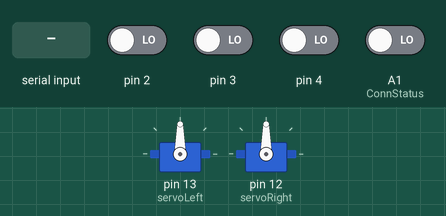
This sketch was run on a simulated Arduino Uno, built with avr-gcc and run on an emulated ATmega328P. On the bench: 2 × servo. The inputs (shaded band) are chosen by the test bench; at power-on: A1 (ConnStatus), pin 2–4 LOW. What the sketch prints to the serial monitor is not drawn.

Above: at 6.2 s.
6.3 s: "w" received over the second serial link
At 7.2 s:
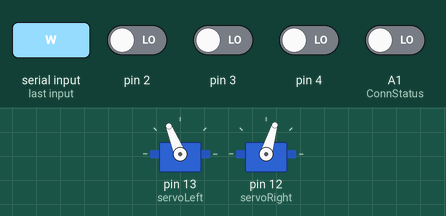
7.8 s: "a" received over the second serial link
At 8.3 s:
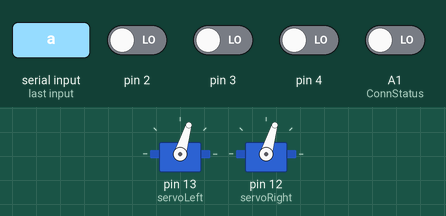
9.3 s: "d" received over the second serial link
At 10.5 s:
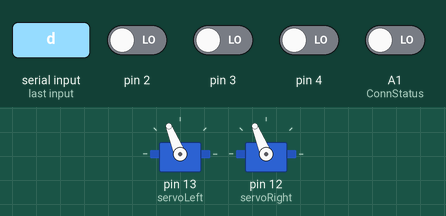
10.8 s: "e" received over the second serial link
At 11.8 s:
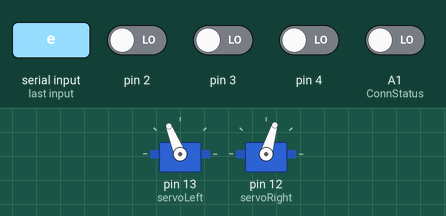
Timing chart, 0 to 13.3 s (numbered marks = the images above; inputs shaded):
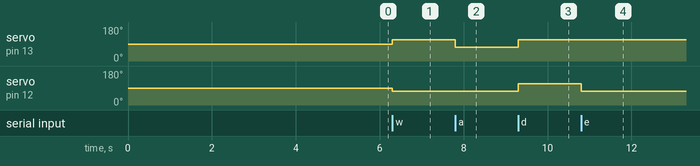

Measured:
- after the input at 6.3 s, servo on pin 13 (servoLeft): 90° → 112° at once; servo on pin 12 (servoRight): 90° → 73° at once
- after the input at 7.8 s, servo on pin 13 (servoLeft): 112° → 73° at once
- after the input at 9.3 s, servo on pin 13 (servoLeft), servo on pin 12 (servoRight): 73° → 112° at once
- after the input at 10.8 s, servo on pin 12 (servoRight): 112° → 73° at once

The sketch:

Slave_ELEC1601_Student_2019_v3.ino
```cpp
//-----------------------------------------------------------------------------------------------------------//
//                                                                                                           //
//  Slave_ELEC1601_Student_2019_v3                                                                           //
//  The Instructor version of this code is identical to this version EXCEPT it also sets PIN codes           //
//  20191008 Peter Jones                                                                                     //
//                                                                                                           //
//  Bi-directional passing of serial inputs via Bluetooth                                                    //
//  Note: the void loop() contents differ from "capitalise and return" code                                  //
//                                                                                                           //
//  This version was initially based on the 2011 Steve Chang code but has been substantially revised         //
//  and heavily documented throughout.                                                                       //
//                                                                                                           //
//  20190927 Ross Hutton                                                                                     //
//  Identified that opening the Arduino IDE Serial Monitor asserts a DTR signal which resets the Arduino,    //
//  causing it to re-execute the full connection setup routine. If this reset happens on the Slave system,   //
//  re-running the setup routine appears to drop the connection. The Master is unaware of this loss and      //
//  makes no attempt to re-connect. Code has been added to check if the Bluetooth connection remains         //
//  established and, if so, the setup process is bypassed.                                                   //
//                                                                                                           //
//-----------------------------------------------------------------------------------------------------------//


#include <Servo.h>
Servo servoLeft;                        // Declare left and right servos

Servo servoRight;
boolean lineFollow = true;

#include <SoftwareSerial.h>   //Software Serial Port

#define RxD 7
#define TxD 6
#define ConnStatus A1

#define DEBUG_ENABLED  1

// ##################################################################################
// ### EDIT THE LINES BELOW TO MATCH YOUR SHIELD NUMBER AND CONNECTION PIN OPTION ###
// ##################################################################################

int shieldPairNumber = 15;

// CAUTION: If ConnStatusSupported = true you MUST NOT use pin A1 otherwise "random" reboots will occur
// CAUTION: If ConnStatusSupported = true you MUST set the PIO[1] switch to A1 (not NC)

boolean ConnStatusSupported = true;   // Set to "true" when digital connection status is available on Arduino pin

// #######################################################

// The following two string variable are used to simplify adaptation of code to different shield pairs

String slaveNameCmd = "\r\n+STNA=Slave";   // This is concatenated with shieldPairNumber later

SoftwareSerial blueToothSerial(RxD,TxD);


void setup()
{


    servoLeft.attach(13);               // Attach left signal to pin 13
    servoRight.attach(12);              // Attach right signal to pin 12
    pinMode(2,INPUT);
    pinMode(3,INPUT);
    pinMode(4,INPUT);


    Serial.begin(9600);
    blueToothSerial.begin(38400);                    // Set Bluetooth module to default baud rate 38400

    pinMode(RxD, INPUT);
    pinMode(TxD, OUTPUT);
    pinMode(ConnStatus, INPUT);

    //  Check whether Master and Slave are already connected by polling the ConnStatus pin (A1 on SeeedStudio v1 shield)
    //  This prevents running the full connection setup routine if not necessary.

    if(ConnStatusSupported) Serial.println("Checking Slave-Master connection status.");

    if(ConnStatusSupported && digitalRead(ConnStatus)==1)
    {
        Serial.println("Already connected to Master - remove USB cable if reboot of Master Bluetooth required.");
    }
    else
    {
        Serial.println("Not connected to Master.");

        setupBlueToothConnection();   // Set up the local (slave) Bluetooth module

        delay(1000);                  // Wait one second and flush the serial buffers
        Serial.flush();
        blueToothSerial.flush();
    }
}


void loop()
{
    char recvChar;

    while(1)
    {
        if(blueToothSerial.available())   // Check if there's any data sent from the remote Bluetooth shield
        {
            recvChar = blueToothSerial.read();
            if (recvChar == 'w'){
              forward();
            }
            if (recvChar == 'a'){
              right();
            }
            if (recvChar == 'd'){
              left();
            }
            if (recvChar == 'e'){
              lineFollow = true;
              servoLeft.attach(13);               // Attach left signal to pin 13
              servoRight.attach(12);
              lineFollowing();
              servoLeft.detach();
              servoRight.detach();
            }
            Serial.print(recvChar);
        }


    }
}


void forward(){
    // Full speed forward
    servoLeft.attach(13);               // Attach left signal to pin 13
    servoRight.attach(12);              // Attach right signal to pin 12

    servoLeft.writeMicroseconds(1700);  // Left wheel counterclockwise
    servoRight.writeMicroseconds(1300); // Right wheel clockwise
    delay(1000);

    servoLeft.detach();
    servoRight.detach();
    }                       // ...for 3 seconds

void right(){
    // Turn right
    servoLeft.attach(13);               // Attach left signal to pin 13
    servoRight.attach(12);              // Attach right signal to pin 12

    servoLeft.writeMicroseconds(1300);
    servoRight.writeMicroseconds(1300);

    delay(500);

    servoLeft.detach();
    servoRight.detach();
    }

void left(){
    // Turn left
    servoLeft.attach(13);               // Attach left signal to pin 13
    servoRight.attach(12);              // Attach right signal to pin 12

    servoLeft.writeMicroseconds(1700);
    servoRight.writeMicroseconds(1700);

    delay(500);

    servoLeft.detach();
    servoRight.detach();
    }

void lineFollowing(){
  while(lineFollow){
    int irLeft = digitalRead(2);
    int irMid = digitalRead(3);
    int irRight = digitalRead(4);


    if(irMid == 1 and irLeft == 1 and irRight == 1){
      lineFollow = false;
    }

    else if(irRight == 1){
    servoLeft.writeMicroseconds(1600);
    servoRight.writeMicroseconds(1550);
      delay(50);
    }
    else if(irLeft == 1){
    servoLeft.writeMicroseconds(1450);
    servoRight.writeMicroseconds(1400);
      delay(50);
    }
    else{
      servoLeft.writeMicroseconds(1700);
      servoRight.writeMicroseconds(1300);
      delay(50);
    }
    //if(irMid == 1 and irLeft == 1 and irRight == 1){
    //  lineFollow == false;
    //}

  }

}


void setupBlueToothConnection()
{
    Serial.println("Setting up the local (slave) Bluetooth module.");

    slaveNameCmd += shieldPairNumber;
    slaveNameCmd += "\r\n";

    blueToothSerial.print("\r\n+STWMOD=0\r\n");      // Set the Bluetooth to work in slave mode
    blueToothSerial.print(slaveNameCmd);             // Set the Bluetooth name using slaveNameCmd
    blueToothSerial.print("\r\n+STAUTO=0\r\n");      // Auto-connection should be forbidden here
    blueToothSerial.print("\r\n+STOAUT=1\r\n");      // Permit paired device to connect me

    //  print() sets up a transmit/outgoing buffer for the string which is then transmitted via interrupts one character at a time.
    //  This allows the program to keep running, with the transmitting happening in the background.
    //  Serial.flush() does not empty this buffer, instead it pauses the program until all Serial.print()ing is done.
    //  This is useful if there is critical timing mixed in with Serial.print()s.
    //  To clear an "incoming" serial buffer, use while(Serial.available()){Serial.read();}

    blueToothSerial.flush();
    delay(2000);                                     // This delay is required

    blueToothSerial.print("\r\n+INQ=1\r\n");         // Make the slave Bluetooth inquirable

    blueToothSerial.flush();
    delay(2000);                                     // This delay is required

    Serial.println("The slave bluetooth is inquirable!");
}
```
